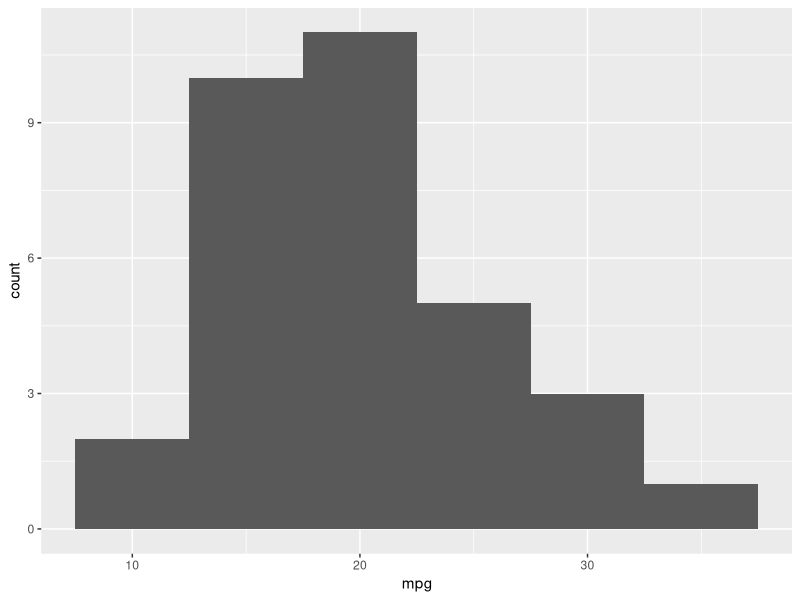
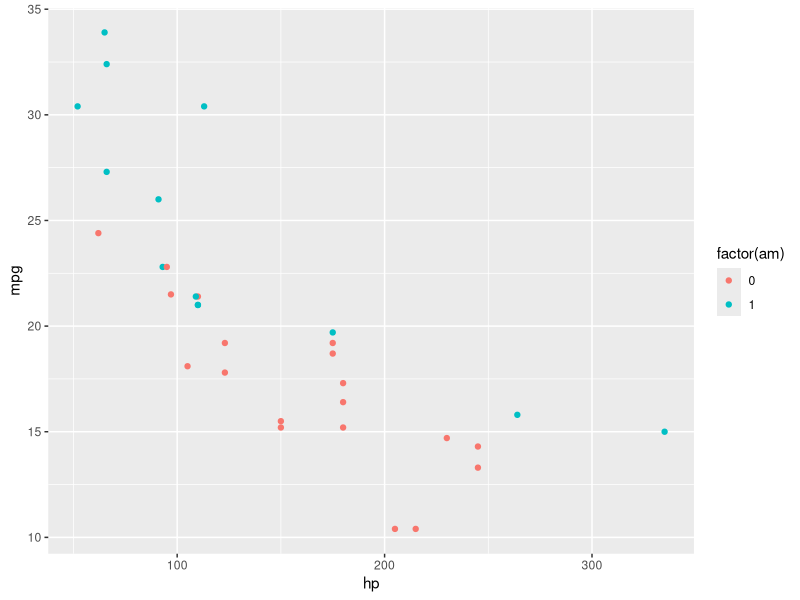

These charts were generated, in order, by the following R code:
library(ggplot2)
mtcars
str(mtcars)

ggplot(mtcars, aes(x = mpg)) +
  geom_histogram(binwidth = 5)


ggplot(mtcars, aes(x = hp, y = mpg, color = factor(am))) + geom_point()
